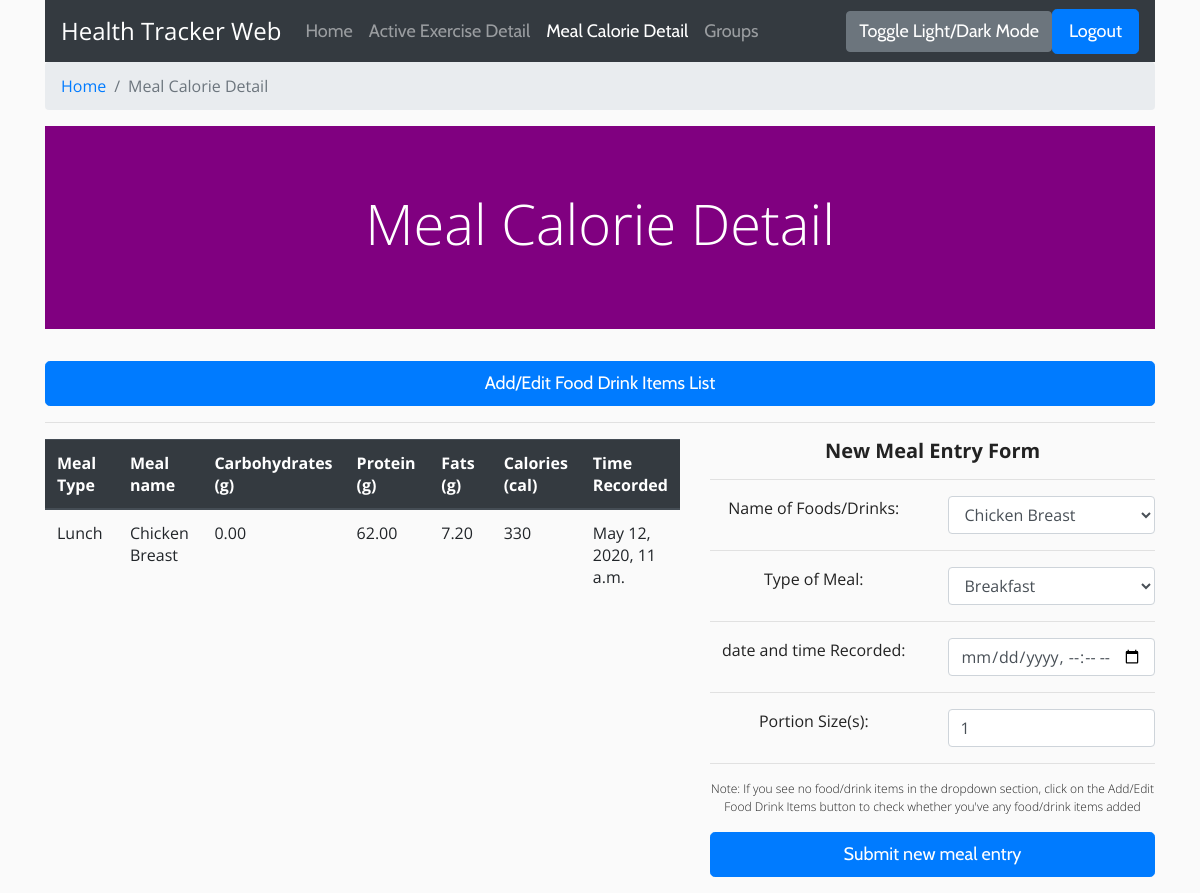
/meal/ (signed in), run on the app's committed database.
### healthTrackerApp/models.py (models this page shows, shortened)
class Meal(models.Model):
    mealID = models.AutoField(primary_key= True, editable= False, unique=True)
    typeOfMeal = models.CharField(max_length= 255)
    timeRecorded = models.DateTimeField()
    portionSize = models.IntegerField()
    user = models.ForeignKey(User,db_column='userID', on_delete= models.CASCADE)
    food = models.ForeignKey(Food,db_column='foodID', on_delete= models.CASCADE)

class Food(models.Model):
    foodID = models.AutoField(primary_key= True, editable= False, unique=True)
    foodName = models.CharField(max_length= 255)
    carbohydrates = models.DecimalField(decimal_places= 2, max_digits= 5)
    protein = models.DecimalField(decimal_places= 2, max_digits= 5)
    fats = models.DecimalField(decimal_places= 2, max_digits= 5)
    calories = models.IntegerField()

### healthTrackerApp/views.py (the view)
# urls.py: re_path('^meal/$', views.addMeal, name='meal'),
def addMeal(request):
    if not request.user.is_authenticated:
        return HttpResponseForbidden()
    context = {}
    mealTable = Meal.objects.filter(user=request.user)
    if request.POST:
        mealForm = MealForm(request.POST)
        if mealForm.is_valid():
            meal = mealForm.save(commit=False)
            user = request.user
            meal.user = user
            food = mealForm.cleaned_data['food'].foodID
            mealForm.food = Food.objects.get(foodID=food)
            timeRecorded = mealForm.cleaned_data['timeRecorded']
            typeOfMeal = mealForm.cleaned_data['typeOfMeal']
            portionSize = mealForm.cleaned_data['portionSize']
            meal.save()
            user.calorieIntake += (meal.food.calories*meal.portionSize)
            user.save()
            return redirect('meal')
    else:
        mealForm = MealForm()
        for nutrition in mealTable:
            nutrition.food.carbohydrates *= nutrition.portionSize
            nutrition.food.fats *= nutrition.portionSize
            nutrition.food.protein *= nutrition.portionSize
            nutrition.food.calories *= nutrition.portionSize
    context['mealForm'] = mealForm
    context['mealTable'] = mealTable
    return render(request, "meal.html", context)

### healthTrackerApp/forms.py (shortened to what this page needs)
class MealForm(forms.ModelForm):
    food = forms.ModelChoiceField(queryset=Food.objects.all().order_by('foodName'), empty_label="(Choose field)")
    timeRecorded = forms.DateTimeField(input_formats=['%Y-%m-%dT%H:%M'])
    def __init__(self, *args, **kwargs):
        super(MealForm, self).__init__(*args, **kwargs)
    class Meta:
        model = Meal
        fields = '__all__'
        exclude = ['mealID', 'user']

### healthTrackerApp/templates/meal.html (shortened to what this page needs)
{% load static %}
<head>
<link rel="stylesheet" href="https://stackpath.bootstrapcdn.com/bootstrap/4.4.1/css/bootstrap.min.css">
{% block extrahead %}
<link rel="stylesheet" type="text/css" href="{% static 'healthTrackerApp/homepage.css' %}">
{% endblock %}
</head>
<body>
    <div class="container">
        <nav class="navbar navbar-expand-lg navbar-dark bg-dark">
            <div class="navbar-header">
                <a class="navbar-brand" style="font-size: 24px" href="#">Health Tracker Web</a>
            </div>
            <div class="navbar-collapse">
                <ul class="nav navbar-nav mr-auto d-mr-block justify-group-right">
                    <li>
                        <a class="nav-item nav-link" href="{% url 'home' %}">Home</a>
                    </li>
                    <li>
                        <a class="nav-item nav-link" href="{% url 'exercise' %}">Active Exercise Detail</a>
                    </li>
                    <li class="nav-item active">
                        <a class="nav-item nav-link" href="{% url 'meal' %}">Meal Calorie Detail</a>
                    </li>
                    <li>
                        <a class="nav-item nav-link" href="{% url 'groups' %}">Groups</a>
                    </li>
                </ul>
            </div>
            <button class="btn btn-secondary" onclick="darkMode()">Toggle Light/Dark Mode</button>
            {% if request.user.is_authenticated%}
                <a class="btn btn-primary btn-lg justify-content-right" href="{% url 'logout' %}">Logout</a>
                {% else %}
                <a class="btn btn-primary btn-lg justify-content-right" href="{% url 'login' %}">Login</a>
            {% endif %}
        </nav>
        <nav aria-label="breadcrumb">
        <ol class="breadcrumb">
            <li class="breadcrumb-item" aria-current="page"><a href="{% url 'home' %}">Home</a></li>
            <li class="breadcrumb-item active" aria-current="page">Meal Calorie Detail</li>
        </ol>
        </nav>
    </div>
    <div class="container">
        <div class="title d-block jumbotron jumbotron-fluid">
            <h2 class="display-4">Meal Calorie Detail</h2>
        </div>
        <div class="row">
            <div class="container">
                <a href="{% url 'mealItem' %}"  class="btn btn-primary btn-lg btn-block">Add/Edit Food Drink Items List</a>
            </div>
        </div>
        <hr/>
        <div class="row">
            <div class="col col-lg-7">
            <div class="table-responsive">
                <table class="table">
                    <thead class = "thead-dark">
                        <tr>
                            <th style="width: 15%">Meal Type</th>
                            <th style="width: 15%">Meal name</th>
                            <th style="width: 15%">Carbohydrates (g)</th>
                            <th style="width: 15%">Protein (g)</th>
                            <th style="width: 15%">Fats (g)</th>
                            <th style="width: 15%">Calories (cal)</th>
                            <th style="width: 15%">Time Recorded</th>
                        </tr>
                    </thead>
                    <tbody>
                        {% for item in mealTable %}
                        <tr>
                            <td>{{ item.typeOfMeal }}</td>
                            <td>{{ item.food.foodName }} </td>
                            <td>{{item.food.carbohydrates}}</td>
                            <td>{{ item.food.protein }}</td>
                            <td>{{ item.food.fats }}</td>
                            <td>{{ item.food.calories }}</td>
                            <td>{{ item.timeRecorded }}</td>
                        </tr>
                        {% endfor %}
                    </tbody>
                </table>
            </div>
            </div>
            <div class="col col-lg-5 justify-content-center">
                <h2 class=".ListTitle">New Meal Entry Form</h2>
                <form action="{% url 'meal' %}" method="post" id="mealFrm">
                    <hr/>
                    <div class="row">
                        <div class="col-lg-6">
                            <label for="foodName">Name of Foods/Drinks: </label>
                        </div>
                        <div class="col-lg-6">
                            <select class="form-control" name="food">
                                {% for item in mealForm.food.field.queryset%}
                                    <option value="{{ item.foodID}}">{{ item.foodName}}</option>
                                {% endfor %}
                            </select>
                        </div>
                    </div>
                    <hr/>
                    <div class="row">
                        <div class="col-lg-6">
                            <label for="typeOfMeal">Type of Meal:</label>
                        </div>
                        <div class="col-lg-6">
                            <select class="form-control" name="typeOfMeal">
                                <option value="Breakfast" class="default">Breakfast</option>
                            </select>
                        </div>
                    </div>
                    <hr/>
                    <div class="row">
                        <div class="col-lg-6">
                            <label for="Time Recorded">date and time Recorded: </label>
                        </div>
                        <div class="col-lg-6">
                            <input type="datetime-local" class="form-control" name="timeRecorded" value ="{{ mealForm.timeRecorded.value }}">
                        </div>
                    </div>
                    <hr/>
                    <div class="row">
                        <div class="col-lg-6">
                            <label for="portion">Portion Size(s): </label>
                        </div>
                        <div class="col-lg-6">
                            <input type="number" class="form-control" name="portionSize" min="1" step="1" value="1" max="20">
                        </div>
                    </div>
                    <hr/>
                    <div class="smallText">
                        <ul class="list-unstyled">
                            <li>Note: If you see no food/drink items in the dropdown section, click on the Add/Edit Food Drink Items
                            button to check whether you've any food/drink items added</li>
                        </ul>
                    </div>
                {% for field in mealForm %}
                <p>
                    {% endfor %}
                </p>
                    <div class="row">
                    <div class="container">
                        <button type="submit" class="btn btn-primary btn-lg btn-block">Submit new meal entry</button>
                    </div>
                    </div>
                </form>
                </div>
            </div>
        </div>
</body>

### healthTrackerApp/static/healthTrackerApp/homepage.css (style rules this page uses)
body { font-family: 'Open Sans', sans-serif; text-align: center; background-color: #fafafa; color: #222222; }
.title { font-family: 'Cabin', sans-serif; text-align: left; }
.jumbotron { font-family: 'Cabin', sans-serif; font-size: 18px; text-align: center; background-color: purple; color: white; }
.btn, .nav { font-family: 'Cabin', sans-serif; font-size: 18px; }
h2, h3, h4, h5, h6 { font-family: 'Open Sans', sans-serif; font-size: 14px; }
p { font-family: 'Open Sans', sans-serif; }
.\.ListTitle { font-size: 20px; font-weight: bold; text-underline-style: single; }
.smallText { font-size: 12px; font-weight: lighter; }

### data on the page
Meal: typeOfMeal "Lunch", food.foodName "Chicken Breast", food.carbohydrates "0.00", food.protein "62.00", food.fats "7.20", food.calories "330", timeRecorded "May 12, 2020, 11 a.m."

### other printed values
form field food "Chicken Breast"
